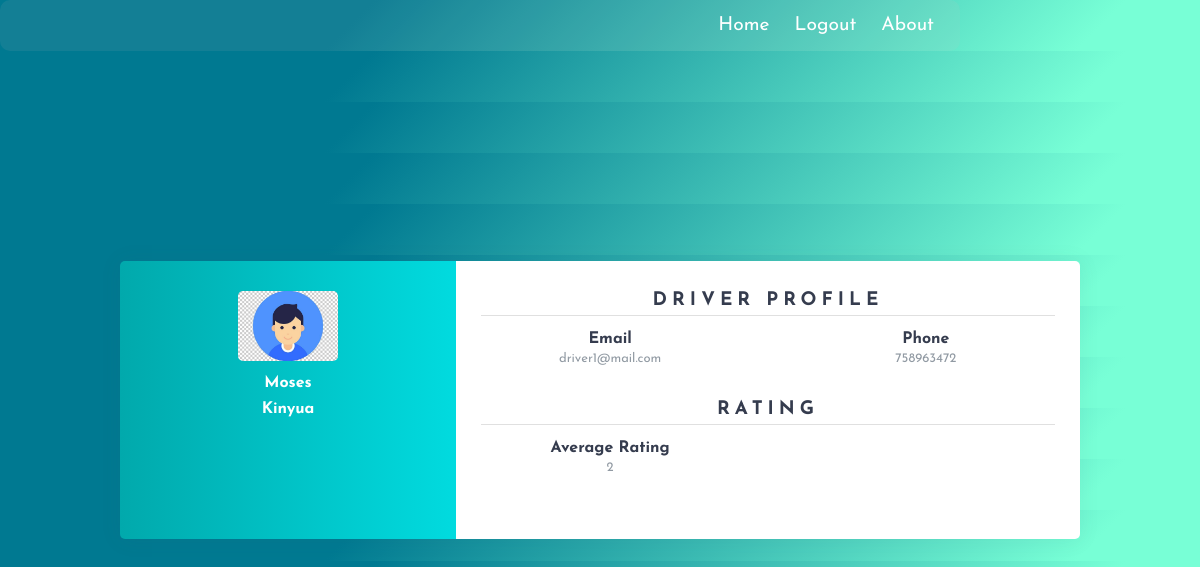
/driver_profile (signed in), run on the app's committed database.
### models.py (models this page shows, shortened)
class Driver(db.Model, UserMixin):
    id = db.Column(db.Integer, primary_key=True)
    driver_phone_num = db.Column(db.Integer, unique=True)
    driver_fname = db.Column(db.String(1000))
    driver_lname = db.Column(db.String(1000))
    driver_email = db.Column(db.String(1000), unique=True)
    password = db.Column(db.String(100))
    ratings = db.Column(db.SmallInteger)
    ratings = orm.relationship('Ratings')

### auth.py (the view)
@auth.route('/driver_profile')
def driver_profile():
    return render_template('driver_profile.html',
    driver_fname=current_user.driver_fname, driver_lname=current_user.driver_lname, driver_email=current_user.driver_email,
    driver_phone_num=current_user.driver_phone_num, rating=current_user.avg_rating)

### __init__.py (called while the page is built)
def create_app():
    app = Flask(__name__)
    app.config['SECRET_KEY'] = 'secret-key-goes-here'  #TODO: use proper key value
    app.config['SQLALCHEMY_DATABASE_URI'] = 'sqlite:///db.sqlite'  #TODO: change name of db to relevant db name
    db.init_app(app)
    login_manager = LoginManager()
    login_manager.login_view = 'auth.login'
    login_manager.init_app(app)
    from .models import User, Driver
    @login_manager.user_loader
    def load_user(user_id):
        return User.query.get(int(user_id))
    @login_manager.user_loader
    def load_driver(driver_id):
        return Driver.query.get(int(driver_id))
    from .auth import auth as auth_blueprint
    app.register_blueprint(auth_blueprint)
    from .main import main as main_blueprint
    app.register_blueprint(main_blueprint)
    return app

### templates/driver_profile.html (shortened to what this page needs)
<!DOCTYPE html>
<html lang="en">
    <head>
        <link rel="stylesheet" type="text/css" href="static/view.css">
    </head>
<body>
<nav>
  <ul>
    <li><a href="{{ url_for('main.index') }}">Home</a></li>
    <li>{% if current_user.is_authenticated %}
    <a href="{{ url_for('auth.driver_login') }}">
    Logout</a>{% endif %}</li>
    <li> <a href="{{ url_for('main.about') }}" >
    About</a></li>
</ul>
</nav>
<div class="wrapper">
    <div class="left">
        <img src="static/avatar.jpg"
        width="100">
        <h4>{{driver_fname}}</h4>
        <h4>{{driver_lname}}</h4>
    </div>
    <div class="right">
        <div class="info">
            <h3>Driver Profile</h3>
            <div class="info_data">
                 <div class="data">
                    <h4>Email</h4>
                    <p>{{driver_email}}</p>
                 </div>
                 <div class="data">
                   <h4>Phone</h4>
                    <p>{{driver_phone_num}}</p>
              </div>
            </div>
        </div>
      <div class="projects">
            <h3>RATING</h3>
            <div class="projects_data">
                 <div class="data">
                    <h4>Average Rating</h4>
                    <p>{{rating}}</p>
                 </div>
            </div>
        </div>
    </div>
</div>
</body>
</html>

### static/view.css (style rules this page uses)
* { margin: 0; padding: 0; box-sizing: border-box; list-style: none; font-family: 'Josefin Sans', sans-serif; }
body { text-align:center; background-image: linear-gradient(135deg, #007991 30%, #78ffd6 90%); color: #fff; }
.wrapper { position: absolute; top: 50%; left: 50%; transform: translate(-50%,-50%); width: 80%; display: flex; box-shadow: 0 1px 20px 0 rgba(69,90,100,.08); }
.wrapper .left { width: 35%; background: linear-gradient(to right,#01a9ac,#01dbdf); padding: 30px 25px; border-top-left-radius: 5px; border-bottom-left-radius: 5px; text-align: center; color: #fff; }
.wrapper .left img { border-radius: 5px; margin-bottom: 10px; }
.wrapper .left h4 { margin-bottom: 10px; }
.wrapper .right { width: 65%; background: #fff; padding: 30px 25px; border-top-right-radius: 5px; border-bottom-right-radius: 5px; }
.wrapper .right .info, .wrapper .right .projects { margin-bottom: 25px; }
.wrapper .right .info h3, .wrapper .right .projects h3 { margin-bottom: 15px; padding-bottom: 5px; border-bottom: 1px solid #e0e0e0; color: #353c4e; text-transform: uppercase; letter-spacing: 5px; }
.wrapper .right .info_data, .wrapper .right .projects_data { display: flex; justify-content: space-between; }
.wrapper .right .info_data .data, .wrapper .right .projects_data .data { width: 45%; }
.wrapper .right .info_data .data h4, .wrapper .right .projects_data .data h4 { color: #353c4e; margin-bottom: 5px; }
.wrapper .right .info_data .data p, .wrapper .right .projects_data .data p { font-size: 13px; margin-bottom: 10px; color: #919aa3; }
nav { display: flex; justify-content: space-between; width: 80%; padding: 1em; background-color: #d0bebe17; border-radius: 10px; }
nav ul li { display: inline-block; list-style: none; margin: 0 10px; font-size: larger; }
nav ul li a { text-decoration: none; color:#fff; position: relative; display: inline-block; }
a::before { content: attr(data-text); color:#fff; position: absolute; left: 0; top: 0%; width: 0%; white-space: nowrap; overflow: hidden; transition: .5s; border-bottom: 3px solid orange; }

### data on the page
Driver: driver_fname "Moses", driver_lname "Kinyua", driver_email "driver1@mail.com", driver_phone_num "758963472"

### other printed values
{{ rating }} "2"
